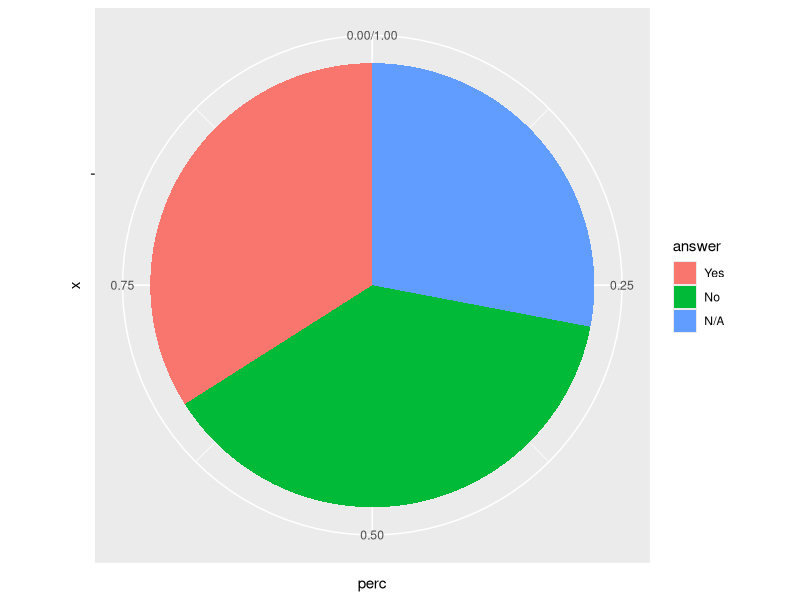
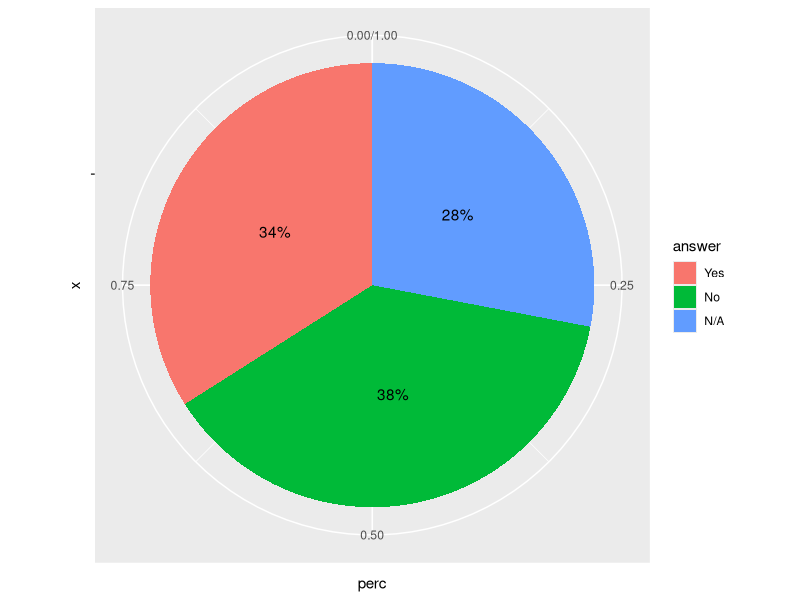
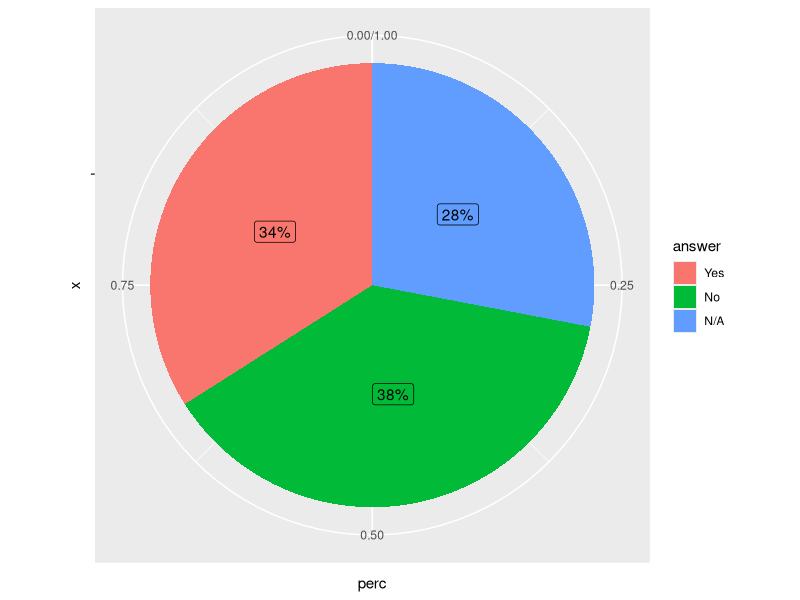
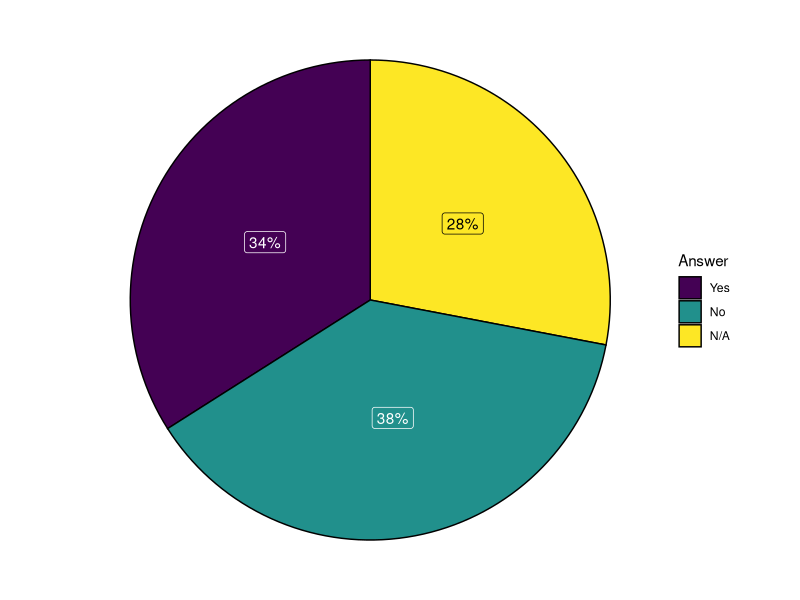

These figures' R source, in order: (Note: this script raises an error after producing the figures.)
set.seed(11022021)

# Variables
ans <- sample(c("Yes", "No", "N/A"),
              size = 100, replace = TRUE,
              prob = c(0.4, 0.35, 0.25))
gen <- sample(c("Male", "Female"),
              size = 100, replace = TRUE)

# Change the levels of the variable
# so "Yes" appears first in the legend
ans <- factor(ans, levels = c("Yes", "No", "N/A"))

# Data frame
data <- data.frame(answer = ans,
                   gender = gen)
# install.packages("dplyr")
# install.packages("scales")
library(dplyr)

# Data transformation
df <- data %>% 
  group_by(answer) %>% # Variable to be transformed
  count() %>% 
  ungroup() %>% 
  mutate(perc = `n` / sum(`n`)) %>% 
  arrange(perc) %>% 
  mutate(labels = scales::percent(perc))

# install.packages("ggplot2")
library(ggplot2)

ggplot(df, aes(x = "", y = perc, fill = answer)) +
  geom_col() +
  coord_polar(theta = "y") 


ggplot(df, aes(x = "", y = perc, fill = answer)) +
  geom_col() +
  geom_text(aes(label = labels),
            position = position_stack(vjust = 0.5)) +
  coord_polar(theta = "y") 


ggplot(df, aes(x = "", y = perc, fill = answer)) +
  geom_col() +
  geom_label(aes(label = labels),
             position = position_stack(vjust = 0.5),
             show.legend = FALSE) +
  coord_polar(theta = "y") 


ggplot(df, aes(x = "", y = perc, fill = answer)) +
  geom_col(color = "black") +
  geom_label(aes(label = labels), color = c(1, "white", "white"),
             position = position_stack(vjust = 0.5),
             show.legend = FALSE) +
  guides(fill = guide_legend(title = "Answer")) +
  scale_fill_viridis_d() +
  coord_polar(theta = "y") + 
  theme_void()

#visualization:7  #Number of Trips by rider type on a pie chart
#---------------------------------------------------------------------------

#data transformation.
viz_pie<-trip_clean_final %>% 
  group_by(customer_type) %>% 
  count() %>%  
  ungroup() %>% 
  mutate(perc=`n`/sum(`n`)) %>% 
  arrange(perc) %>% 
  mutate(labels=scales::percent(perc)) %>% 
  #pass the column containing the relative frequency to y and fill by the categorical variable 
  #representing groups.
  ggplot(aes("", perc, fill = customer_type)) +
  geom_col() +
  coord_polar(theta = "y",start = 0)+ 
  #The labels column allows you to add the labels with percentages. 
  #now we are adding them with geom_text.
  # geom_text(aes(label = labels),
  #          position = position_stack(vjust = 0.5)) +
  #coord_polar(theta = "y") 
  #An alternative to geom_text is geom_label. Note that we had to
  #override the aesthetic of the legend with show.legend = FALSE,
  #or a letter will appear over the legend fill colors.
  # geom_label(aes(label = labels),
  #           position = position_stack(vjust = 0.5),
  #          show.legend = FALSE)
#The pie charts can be customized in several ways. 
#we can customize the legend, the colors or the themes. 
#In the following  we removed the default theme with theme_void. 
geom_label(aes(label = labels), color = c("red", "blue"),
           position = position_stack(vjust = 0.5),
           show.legend = FALSE) +
  guides(fill = guide_legend(title = "customer_type")) +
  scale_fill_viridis_d() + 
  theme_void()
viz_pie

